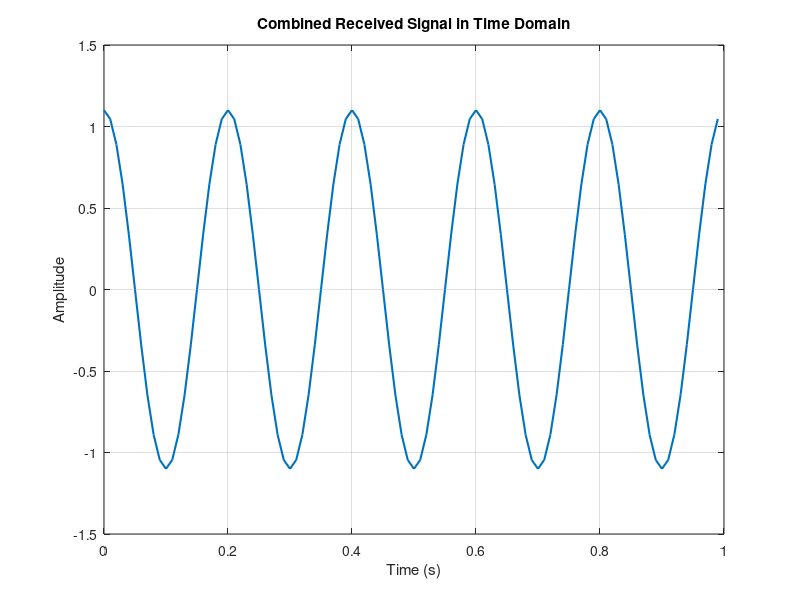
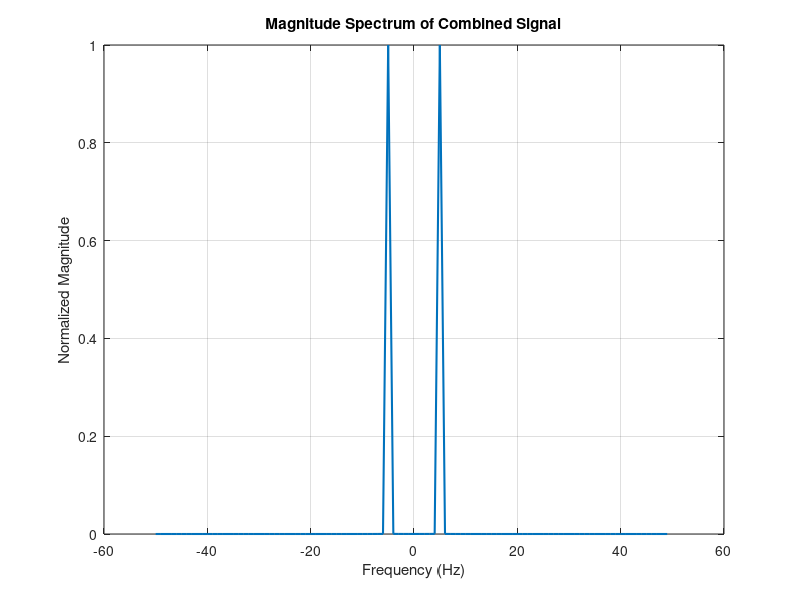
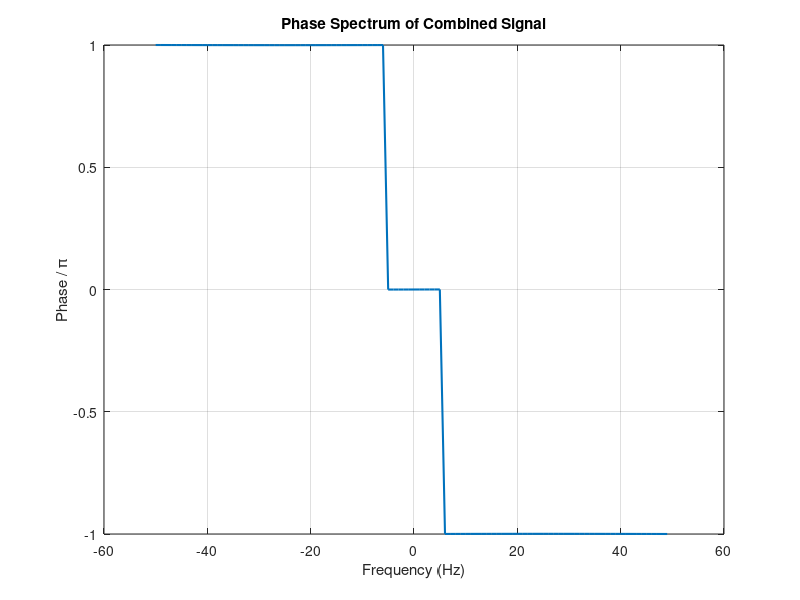

The MATLAB source for these figures, in order:
fs = 100; 
Ts = 1/fs; 
t_start = 0;
t_end = 1;
t = t_start:Ts:t_end-Ts; 

R1 = 250 * 1000; 
R2 = 200 * 1000; 
V = 180 * 1000 / 3600; 
alpha1 = 0.5;
alpha2 = 0.6;

fc = 5;
phi1 = 2 * pi * fc * t + (2 * pi * V / R1) * t;
phi2 = 2 * pi * fc * t + (2 * pi * V / R2) * t;

y1 = alpha1 * cos(phi1);
y2 = alpha2 * cos(phi2);
y_total = y1 + y2;

estimated_V = V; 
estimated_R1 = (V * t(end)) / ((phi1(end) - phi1(1)) / (2 * pi * fc));
estimated_R2 = (V * t(end)) / ((phi2(end) - phi2(1)) / (2 * pi * fc));

disp(['Estimated V: ', num2str(estimated_V), ' m/s']);
disp(['Estimated R1: ', num2str(estimated_R1), ' m']);
disp(['Estimated R2: ', num2str(estimated_R2), ' m']);

figure;
plot(t, y_total, 'LineWidth', 1.5);
xlabel('Time (s)');
ylabel('Amplitude');
title('Combined Received Signal in Time Domain');
grid on;

N = length(y_total); 
y_fft = fftshift(fft(y_total)); 
f = (-fs/2):(fs/N):(fs/2 - fs/N); 

magnitude = abs(y_fft) / max(abs(y_fft));

figure;
plot(f, magnitude, 'LineWidth', 1.5);
xlabel('Frequency (Hz)');
ylabel('Normalized Magnitude');
title('Magnitude Spectrum of Combined Signal');
grid on;

tol = 1e-6; 
y_fft(abs(y_fft) < tol) = 0; 
theta = angle(y_fft); 

figure;
plot(f, theta/pi, 'LineWidth', 1.5);
xlabel('Frequency (Hz)');
ylabel('Phase / \pi');
title('Phase Spectrum of Combined Signal');
grid on;

disp('Fourier Transform (Magnitude and Phase) plots for Combined Signal are completed.');
